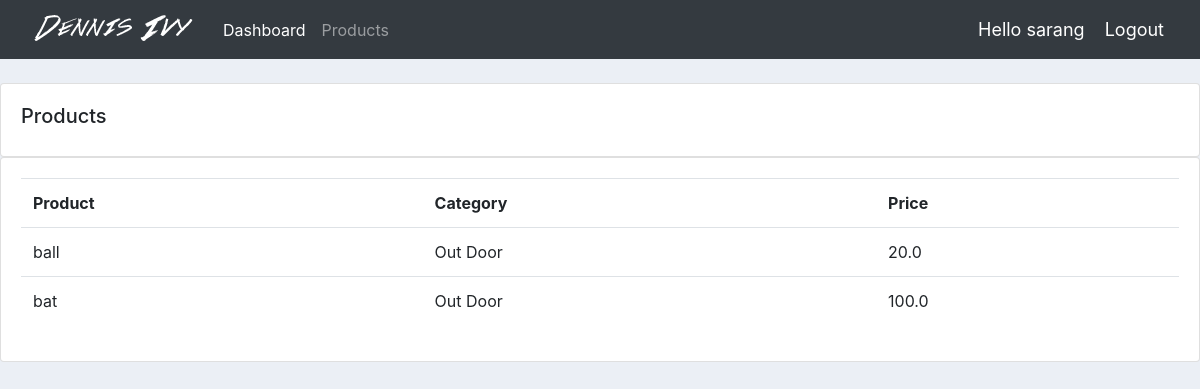
Screenshot of /products/ (signed in) with the database file from the repository.
### accounts/models.py (models this page shows, shortened)
class Product(models.Model):
    CATEGORY = (
        ('Indoor', 'Indoor'),
        ('Out Door', 'Out Door'),
    )
    name = models.CharField(max_length=200, null=True)
    price = models.FloatField(null=True)
    category = models.CharField(max_length=200, null=True, choices=CATEGORY)
    description = models.CharField(max_length=200, null=True,blank=True)
    date_created = models.DateTimeField(auto_now_add=True, null=True)
    tags = models.ManyToManyField(Tags)

### accounts/views.py (the view)
# urls.py: path('products/', views.Products, name="products"),
@login_required(login_url="login")
def Products(request):
    products = Product.objects.all()
    return render(request, 'accounts/products.html', {'products': products})

### accounts/templates/accounts/products.html
{%  extends 'accounts/main.html' %}
{% block content %}
		<br>
		<div class="row">
			<div class="col-md">
				<div class="card card-body">
					<h5>Products</h5>
				</div>
				<div class="card card-body">
					<table class="table">
						<tr>
							<th>Product</th>
							<th>Category</th>
							<th>Price</th>
						</tr>
						{% for product in products  %}
						<tr>
						<td>{{product.name}}</td>
						<td>{{product.category}}</td>
						<td>{{product.price}}</td>
						<tr>
						{% endfor %}
					</table>
				</div>
			</div>
		</div>
{% endblock content %}

### accounts/templates/accounts/navbar.html (shortened to what this page needs)
{% load static %}
<nav class="navbar navbar-expand-lg navbar-dark bg-dark">
    <img src="{% static 'images/logo.png' %}">
    <div class="collapse navbar-collapse" id="navbarNav">
        <ul class="navbar-nav">
            <li class="nav-item active">
                <a class="nav-link" href="{% url 'home' %}">Dashboard</a>
            </li>
            <li class="nav-item">
                <a class="nav-link" href="{% url 'products' %}">Products</a>
            </li>
        </ul>
    </div>
    <span class="msg"> Hello {{request.user}}</span>
    <a href="{% url 'logout' %}" class="msg">Logout</a>
</nav>

### static/css/main.css (style rules this page uses)
body { background-color: #ebeff5; }

### accounts/templates/accounts/navbar.html (style rules this page uses)
.msg { color :#fff; margin-right:20px; font-size:18px; }

### rows the page displays
Product: name "ball", category "Out Door", price "20.0"
Product: name "bat", category "Out Door", price "100.0"

### other values shown
{{ request.user }} "sarang"
